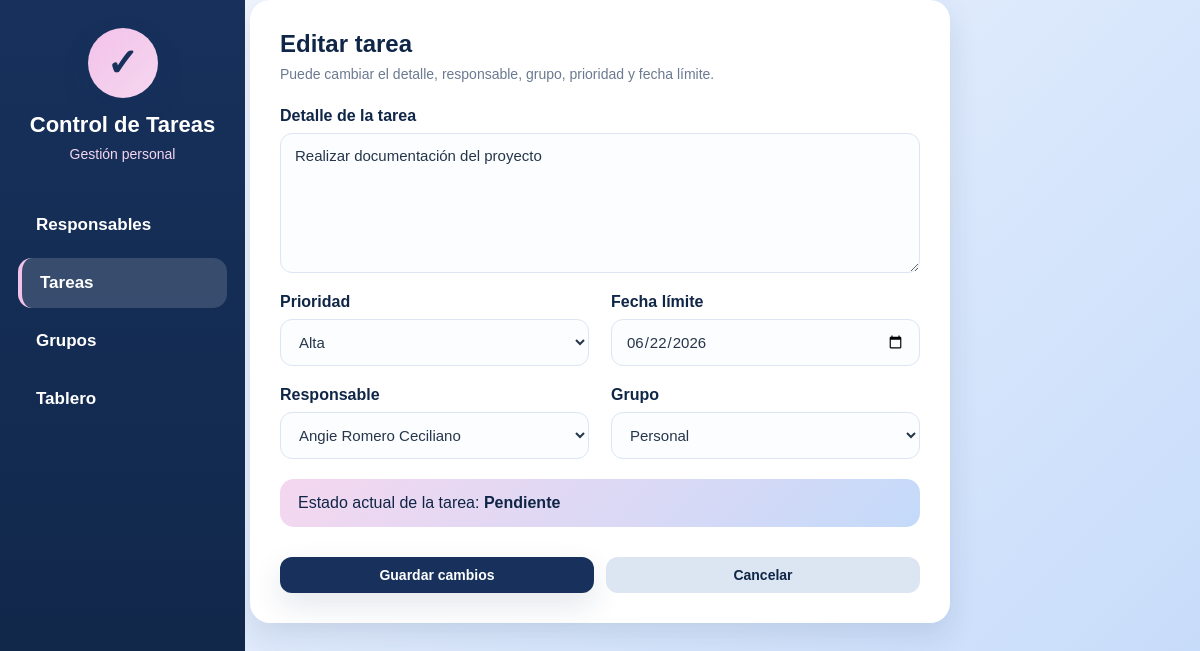
Screenshot of /tareas/editar.php?id=1 with the database file from the repository.
### tables this page shows
CREATE TABLE `tareas` (
  `id_tarea` int NOT NULL AUTO_INCREMENT,
  `detalle` text NOT NULL,
  `prioridad` enum('Baja','Media','Alta') NOT NULL,
  `fecha_limite` date DEFAULT NULL,
  `estado` enum('Pendiente','En progreso','Bloqueada','Finalizada') NOT NULL DEFAULT 'Pendiente',
  `fecha_finalizacion` datetime DEFAULT NULL,
  `id_responsable` int DEFAULT NULL,
  `id_grupo` int DEFAULT NULL,
  PRIMARY KEY (`id_tarea`),
  KEY `idx_tareas_responsable` (`id_responsable`),
  KEY `idx_tareas_grupo` (`id_grupo`),
  CONSTRAINT `fk_tareas_grupos` FOREIGN KEY (`id_grupo`) REFERENCES `grupos` (`id_grupo`) ON DELETE SET NULL,
  CONSTRAINT `fk_tareas_responsable` FOREIGN KEY (`id_responsable`) REFERENCES `responsables` (`id_responsable`) ON DELETE SET NULL,
  CONSTRAINT `fk_tareas_responsables` FOREIGN KEY (`id_responsable`) REFERENCES `responsables` (`id_responsable`) ON DELETE SET NULL
);

CREATE TABLE `responsables` (
  `id_responsable` int NOT NULL AUTO_INCREMENT,
  `identificacion` varchar(50) NOT NULL,
  `nombre` varchar(100) NOT NULL,
  `apellidos` varchar(150) NOT NULL,
  PRIMARY KEY (`id_responsable`)
);

CREATE TABLE `grupos` (
  `id_grupo` int NOT NULL AUTO_INCREMENT,
  `nombre` varchar(100) NOT NULL,
  PRIMARY KEY (`id_grupo`)
);

### tareas/editar.php (the view, shortened to what this page needs)
<?php
require_once "../config/conexion.php";
$id_tarea = $_GET["id"];
$consultaTarea = $conexion->prepare("SELECT * FROM tareas WHERE id_tarea = :id_tarea");
$consultaTarea->bindParam(":id_tarea", $id_tarea);
$consultaTarea->execute();
$tarea = $consultaTarea->fetch();
$consultaResponsables = $conexion->prepare("SELECT id_responsable, nombre, apellidos FROM responsables ORDER BY nombre, apellidos");
$consultaResponsables->execute();
$responsables = $consultaResponsables->fetchAll();
$consultaGrupos = $conexion->prepare("SELECT id_grupo, nombre FROM grupos ORDER BY nombre");
$consultaGrupos->execute();
$grupos = $consultaGrupos->fetchAll();
include "../includes/header.php";
include "../includes/menu.php";
?>
<div class="form-card">
    <div class="form-header">
        <h2 class="titulo-pagina">Editar tarea</h2>
        <p class="subtitulo-pagina">Puede cambiar el detalle, responsable, grupo, prioridad y fecha límite.</p>
    </div>
    <form method="POST" class="formulario-tarea">
        <div class="campo campo-completo">
            <label for="detalle">Detalle de la tarea</label>
            <textarea id="detalle" name="detalle" required><?php echo htmlspecialchars($tarea["detalle"]); ?></textarea>
        </div>
        <div class="fila-formulario">
            <div class="campo">
                <label for="prioridad">Prioridad</label>
                <select id="prioridad" name="prioridad" required>
                    <option value="Alta" <?php echo $tarea["prioridad"] === "Alta" ? "selected" : ""; ?>>Alta</option>
                </select>
            </div>
            <div class="campo">
                <label for="fecha_limite">Fecha límite</label>
                <input type="date" id="fecha_limite" name="fecha_limite" value="<?php echo htmlspecialchars($tarea["fecha_limite"] ?? ""); ?>">
            </div>
        </div>
        <div class="fila-formulario">
            <div class="campo">
                <label for="id_responsable">Responsable</label>
                <select id="id_responsable" name="id_responsable">
                    <?php foreach ($responsables as $responsable): ?>
                        <option value="<?php echo $responsable["id_responsable"]; ?>"
                            <?php echo $tarea["id_responsable"] == $responsable["id_responsable"] ? "selected" : ""; ?>>
                            <?php echo htmlspecialchars($responsable["nombre"] . " " . $responsable["apellidos"]); ?>
                        </option>
                    <?php endforeach; ?>
                </select>
            </div>
            <div class="campo">
                <label for="id_grupo">Grupo</label>
                <select id="id_grupo" name="id_grupo">
                    <?php foreach ($grupos as $grupo): ?>
                        <option value="<?php echo $grupo["id_grupo"]; ?>"
                            <?php echo $tarea["id_grupo"] == $grupo["id_grupo"] ? "selected" : ""; ?>>
                            <?php echo htmlspecialchars($grupo["nombre"]); ?>
                        </option>
                    <?php endforeach; ?>
                </select>
            </div>
        </div>
        <div class="estado-actual">
            Estado actual de la tarea: <strong><?php echo htmlspecialchars($tarea["estado"]); ?></strong>
        </div>
        <div class="botones-formulario">
            <button type="submit" class="btn btn-principal">Guardar cambios</button>
            <a href="listar.php" class="btn btn-secundario">Cancelar</a>
        </div>
    </form>
</div>
<?php include "../includes/footer.php"; ?>

### assets/css/global.css (style rules this page uses)
:root { --azul-oscuro: #4d82bc; --azul-claro: #84b6f4; --celeste-suave: #c4dafa; --rosado: #f3c2ea; --rosado-suave: #f5d7ef; --azul-menu: #17315c; --azul-menu-oscuro: #102647; --blanco: #ffffff; --gris-fondo: #f6f9fe; --gris-texto: #26364a; --gris-suave: #6b7a90; --gris-borde: #dce5f2; --rojo: #ff4d5a; --verde: #32c978; --amarillo: #ffc857; --sombra: 0 12px 30px rgba(23, 49, 92, 0.12); }
* { box-sizing: border-box; margin: 0; padding: 0; }
html, body { width: 100%; min-height: 100%; }
body { font-family: Arial, Helvetica, sans-serif; background: linear-gradient(135deg, var(--gris-fondo), var(--celeste-suave)); color: var(--gris-texto); min-height: 100vh; }
a { text-decoration: none; }
.encabezado-listado h2, .titulo-pagina { color: var(--azul-menu-oscuro); font-size: 24px; }
.encabezado-listado p, .subtitulo-pagina { color: var(--gris-suave); margin-top: 8px; font-size: 14px; }
.form-card { background: white; padding: 30px; border-radius: 20px; box-shadow: var(--sombra); max-width: 700px; margin: 0 auto; }
.form-header { margin-bottom: 25px; }
.form-header h3, .form-header h2 { color: var(--azul-menu-oscuro); margin-bottom: 8px; }
.form-header p { color: var(--gris-suave); }
.btn { display: inline-block; padding: 10px 18px; border-radius: 12px; border: none; cursor: pointer; font-size: 14px; font-weight: bold; transition: all 0.3s; }
.btn-principal { background: var(--azul-menu); color: white; box-shadow: var(--sombra); }
.btn-secundario { background: var(--gris-borde); color: var(--azul-menu-oscuro); }
.botones-formulario { display: flex; gap: 12px; margin-top: 10px; }
.botones-formulario .btn { flex: 1; text-align: center; }
.formulario-tarea, .formulario-grupo { display: flex; flex-direction: column; gap: 20px; }
.fila-formulario { display: grid; grid-template-columns: 1fr 1fr; gap: 22px; }
.campo { display: flex; flex-direction: column; }
.campo-completo { width: 100%; }
.campo label { font-weight: bold; margin-bottom: 8px; color: var(--azul-menu-oscuro); }
.campo input, .campo select, .campo textarea { padding: 13px 14px; border: 1px solid var(--gris-borde); border-radius: 12px; font-size: 15px; color: var(--gris-texto); background-color: #fbfdff; font-family: inherit; }
.campo textarea { min-height: 140px; resize: vertical; }
.nota-formulario, .estado-actual, .info-grupo { background: linear-gradient(135deg, var(--rosado-suave), var(--celeste-suave)); color: var(--azul-menu-oscuro); padding: 15px 18px; border-radius: 14px; }

### assets/css/tareas/editar.css (style rules this page uses)
.form-card { background: white; padding: 30px; border-radius: 20px; box-shadow: var(--sombra); }
.form-header { margin-bottom: 25px; }
.formulario-tarea { display: flex; flex-direction: column; gap: 20px; }
.fila-formulario { display: grid; grid-template-columns: 1fr 1fr; gap: 22px; }
.campo { display: flex; flex-direction: column; }
.campo-completo { width: 100%; }
.campo label { font-weight: bold; margin-bottom: 8px; color: var(--azul-menu-oscuro); }
.campo input, .campo select, .campo textarea { padding: 13px 14px; border: 1px solid var(--gris-borde); border-radius: 12px; font-size: 15px; color: var(--gris-texto); background-color: #fbfdff; }
.campo textarea { min-height: 140px; resize: vertical; }
.estado-actual { background: linear-gradient(135deg, var(--rosado-suave), var(--celeste-suave)); color: var(--azul-menu-oscuro); padding: 15px 18px; border-radius: 14px; }
.botones-formulario { display: flex; gap: 12px; margin-top: 10px; }

### rows the page displays
tareas: detalle "Realizar documentación del proyecto", prioridad "Alta", fecha_limite "06/22/2026", id_responsable "Angie Romero Ceciliano", id_grupo "Personal", estado "Pendiente"
